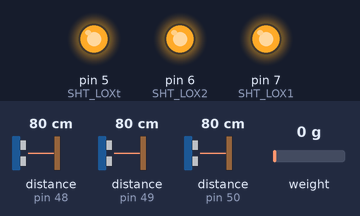
The sketch below on a simulated Arduino Uno, built with avr-gcc and run on an emulated ATmega328P. Shown: output pins drawn as LEDs (lit = HIGH). Inputs (shaded band) come from the test bench; at power-on: distance to the obstacle (sensors on pin 48, pin 49, pin 50) 80 cm, weight on the scale 0 g. EEPROM starts erased; what the sketch prints to the serial monitor is not drawn.

Above: at 0.1 s.
Timing chart, 0 to 1.6 s (numbered marks = the images above):
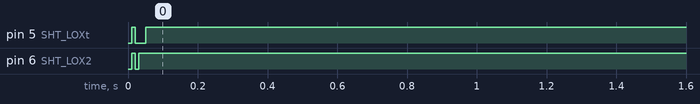

The sketch:

test_shelf.ino
```cpp
#include <EEPROM.h>
#include "HX711.h"
#include "Adafruit_VL53L0X.h"

//*********** Load Cell

#define DT A1     //Load cell data pin (DT)
#define SCK A0    //Load cell clock pin (SCK)

//Load cell HX711
HX711 balanza(DT, SCK);

//Aux variables
long medidaRaw = 0;
long medida = 0;
long medidaEEPROM = 0;
long medidaCero = 8465393;
long adcActual = 0;
double peso = 0.0;
double pesoEEPROM = 0;
int muestras = 15;
double ADC_Entrada[15];
unsigned int contadorProducto = 0;
bool producto = false;


//********* Tray detection and traffic

//I2C Address
#define LOX1_ADDRESS 0x30
#define LOX2_ADDRESS 0x31
#define LOXt_ADDRESS 0x32

//Set the pins to shutdown
#define SHT_LOX1 7
#define SHT_LOX2 6
#define SHT_LOXt 5

//Objects for the vl53l0x
Adafruit_VL53L0X lox1 = Adafruit_VL53L0X();
Adafruit_VL53L0X lox2 = Adafruit_VL53L0X();
Adafruit_VL53L0X loxt = Adafruit_VL53L0X();

//Variables to hold the measurement
VL53L0X_RangingMeasurementData_t measure1;
VL53L0X_RangingMeasurementData_t measure2;
VL53L0X_RangingMeasurementData_t measuret;

unsigned int trayDetection = 0;
unsigned int tray = 0;
bool transit = false;

unsigned int dist1 = 0;
unsigned int dist2 = 0;
unsigned int distt = 0;


//SETUP
void setup() {

  Serial.begin(115200);

  //HAND DETECTION BAR
  setOutputsLow();
  setAddress();

  //WEIGHT
  setCero();

}

//LOOP

void loop() {
  //CONTROL
  serialCommandReceive(); // for debugging purposes // 'e' for reset 0 and 'r'for reset eeprom and new fresh begin in the next restart

  //HAND BAR
  read_hand_bar();

  //WEIGHT
  measureWeight();
  comprobacionParametros();
}

//***********************FUNCTIONS******************************

long setCero() {
  medidaRaw = balanza.read_average(100);

  for (int i = 0; i < muestras; i++) {
    ADC_Entrada[i] = 0;
  }
  EEPROM.put(0x01, medidaRaw);
  EEPROM.put(0x00, 0x02);
  return medidaRaw;
}
///***********************************************************
void putEEPROM() {
  EEPROM.put(0x01, medidaRaw);
}
///***********************************************************
long getEEPROM() {
  EEPROM.get(0x01, medidaRaw);
  return medidaRaw;
}
///***********************************************************
void clearEEPROM() {
  for (int i = 0; i < EEPROM.length(); i++) {
    EEPROM.write(i, 0xFE);
  }
}
///***********************************************************
void peso2EEPROM() {
  EEPROM.put(0x06, peso);
}

///***********************************************************
void setCeroManual(long ADC_Manual) {
  medidaRaw = ADC_Manual;
  putEEPROM();
}
///***********************************************************
void setCeroManualFast(long ADC_Manual) {
  medidaRaw = ADC_Manual;
  //putEEPROM();
}
///***********************************************************
void setValor(double nuevaMuestra) {
  for (int i = 0; i < muestras; i++) {
    ADC_Entrada[i] = nuevaMuestra;
  }
}
///***********************************************************
double medidaNueva() {
  double aux = balanza.read_average(1) - medidaRaw;
  //Serial.println(aux);
  return aux;
}
///***********************************************************
void agregarMedida() {

  //double nuevaMuestra = medidaNueva;
  //Serial.println("*******************");
  for (int i = 0; i < muestras - 1; i++) {
    ADC_Entrada[i] = ADC_Entrada[i + 1];
    //Serial.print(ADC_Entrada[i]);
    //Serial.print("|");
  }
  //Serial.println();
  //Serial.println("*******************");
  ADC_Entrada[muestras - 1] = medidaNueva();

}
///***********************************************************
double promedioMedida() {

  //double nuevaMuestra = medidaNueva;
  double suma = 0.0;

  for (int i = 0; i < muestras; i++) {
    suma = suma + ADC_Entrada[i];
  }
  suma =  suma / (double) muestras;
  //Serial.println(suma);
  return (double) suma;

}
///***********************************************************
double adctoKg(double promedioADC) {

  double pesoADC = -0.0193 * promedioADC + 1.19;
  pesoADC = pesoADC / 1000;
  return pesoADC;

}
///***********************************************************
void initEEPROMData() {
  if (EEPROM.read(0) == 0xFE || EEPROM.read(0) == 0x00) {
    Serial.print("Equipo recien inicializado, cargando ADC... Valor:");
    setCero();
    putEEPROM();
    EEPROM.write(0, 0x02); // cualquier numero distintos a los condicionados
    Serial.println(medidaRaw);
    peso2EEPROM();
  } else {
    Serial.print("Iniciando equipo, medida ADC-EEPROM: ");
    medidaRaw = getEEPROM();
    Serial.println(medidaRaw);
    EEPROM.write(0, 0x02);
  }

  EEPROM.get(0x06, pesoEEPROM);
}


///***********************************************************
void serialCommandReceive() {

  if (Serial.available() > 0) {

    byte inByte = Serial.read();
    // read the incoming byte:
    if (inByte == 'e') { //coloca en cero la eeprom
      clearEEPROM();
      setCero();
      pesoEEPROM = 0;
      putEEPROM();
      peso = 0;
      peso2EEPROM();
      pesoEEPROM = 0;
    }
    if (inByte == 'r') { //Reinicializa la eeprom (como si nunca se hubiera usado
      clearEEPROM();
      EEPROM.write(0, 0xFE);
      delay(100);
      Serial.println("EEPROM reinicializado");

    }

    if (inByte == 'k') { //Reinicializa la eeprom (como "r") y reinicia el MCU
      clearEEPROM();
      EEPROM.write(0, 0xFE);
      delay(100);
      Serial.println("EEPROM reinicializado");
      asm volatile ("  jmp 0");

    }
  }
}
///***********************************************************

void ajusteCeroEEPROM() {
  double pesoAux = 0;
  agregarMedida();
  peso = promedioMedida();
  peso = adctoKg(peso);


}
///***************************************************************
double measureWeight() {

  //pesoPID = (double)peso;
  agregarMedida();
  adcActual = promedioMedida();
  //Serial.println(adcActual);
  //adcActual = adcActual + medidaRaw;
  peso = adctoKg(adcActual);
  //Serial.println(peso, 3);
  return peso;

}
///*******************************************
void comprobacionParametros() {
  bool graph = false;
  if (!graph)
  {
    Serial.println();
    Serial.print("peso: ");
    Serial.print(peso, 3);
    Serial.print(" | ");
    Serial.print("pesoEEPROM: ");
    Serial.print(pesoEEPROM, 3);
    Serial.print(" | ");
    Serial.print("Distancia 1: ");
    Serial.print(dist1);
    Serial.print(" | ");
    Serial.print("Distancia 2: ");
    Serial.print(dist2);
    Serial.print(" | ");
    Serial.print("Distancia t: ");
    Serial.print(distt);
    Serial.print(" | ");
    Serial.print("Bandeja: ");
    Serial.print(tray);
    Serial.print(" | ");
    Serial.print("Transito: ");
    Serial.print(transit);
    Serial.print(" | ");

  }
  else
  {
    Serial.println(peso * 1000);
  }
}
///************************************************************


//********************* TRAFFIC and tray


//FUNCTIONS

void setOutputsLow() {
  pinMode(SHT_LOX1, OUTPUT);
  pinMode(SHT_LOX2, OUTPUT);
  pinMode(SHT_LOXt, OUTPUT);

  //Serial.println("Shutdown pins inited...");

  digitalWrite(SHT_LOX1, LOW);
  digitalWrite(SHT_LOX2, LOW);
  digitalWrite(SHT_LOXt, LOW);

  // Serial.println("All devices in reset mode...(pins are low)");
}

void setAddress() {
  //All reset
  digitalWrite(SHT_LOX1, LOW);
  digitalWrite(SHT_LOX2, LOW);
  digitalWrite(SHT_LOXt, LOW);

  delay(10);

  //All unreset
  digitalWrite(SHT_LOX1, HIGH);
  digitalWrite(SHT_LOX2, HIGH);
  digitalWrite(SHT_LOXt, HIGH);

  delay(10);

  //Activating LOX1 and reseting the other devices
  digitalWrite(SHT_LOX1, HIGH);
  digitalWrite(SHT_LOX2, LOW);
  digitalWrite(SHT_LOXt, LOW);

  //Initing LOX1
  if (!lox1.begin(LOX1_ADDRESS)) {
    Serial.println(F("Failed to boot VL53L0X 1"));
    while (1);
  }
  delay(10);

  //Activating LOX2
  digitalWrite(SHT_LOX2, HIGH);
  delay(10);

  //Initing LOX2
  if (!lox2.begin(LOX2_ADDRESS)) {
    Serial.println(F("Failed to boot VL53L0X 2"));
    while (1);
  }
  delay(10);

  //Activating LOXt
  digitalWrite(SHT_LOXt, HIGH);
  delay(10);

  //Initing LOXt
  if (!loxt.begin(LOXt_ADDRESS)) {
    Serial.println(F("Failed to boot VL53L0X for traffic"));
    while (1);
  }

  // Serial.println("All addresses set!");
}

void read_hand_bar() {


  lox1.rangingTest(&measure1, false); // pass in 'true' to get debug data printout!
  lox2.rangingTest(&measure2, false); // pass in 'true' to get debug data printout!
  loxt.rangingTest(&measuret, false); // pass in 'true' to get debug data printout!

  // print sensor one reading
  /*
    Serial.print("1: ");
    if (measure1.RangeStatus != 4) {    // if not out of range
    Serial.print(measure1.RangeMilliMeter);
    } else {
    Serial.print("Out of range");
    }

    Serial.println("  |  ");

    // print sensor two reading
    Serial.print("2: ");
    if (measure2.RangeStatus != 4) {
    Serial.print(measure2.RangeMilliMeter);
    } else {
    Serial.print("Out of range");
    }

    Serial.println("  |  ");

    // print sensor traffic reading
    Serial.print("t: ");
    if (measuret.RangeStatus != 4) {
    Serial.print(measuret.RangeMilliMeter);
    } else {
    Serial.print("Out of range");
    }
  */
  // Serial.println();

  dist1 = measure1.RangeMilliMeter;
  dist2 = measure2.RangeMilliMeter;
  distt = measuret.RangeMilliMeter;

  if (dist1 < 410 || dist2 < 410) {
    //Serial.println("****************BANDEJA 1");
    if (trayDetection != 1 || trayDetection == 0) trayDetection = 1;
    else if (trayDetection == 1) tray = 1;
  }

  else if (dist1 < 820 || dist2 < 820) {
    //Serial.println("****************BANDEJA 2");
    if (trayDetection != 2 || trayDetection == 0) trayDetection = 2;
    else if (trayDetection == 2) tray = 2;
  }

  else if (dist1 < 1050 || dist2 < 1050) {
    //Serial.println("****************BANDEJA 3");
    if (trayDetection != 3 || trayDetection == 0) trayDetection = 3;
    else if (trayDetection == 3) tray = 3;
  }
  else {
    trayDetection = 0;
    tray = 0;
  }

  if (distt < 500) {
    transit = true;
  }
  else transit = false;

  //delay(500);
}
```
